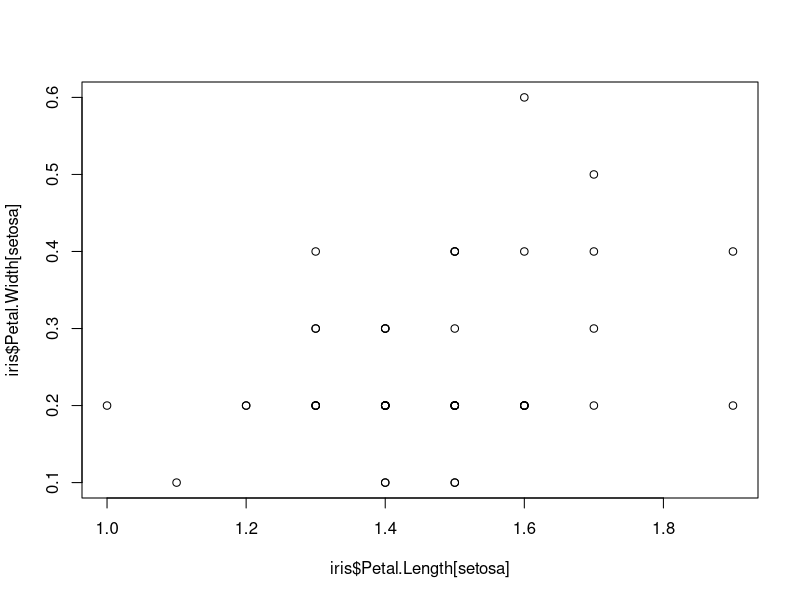
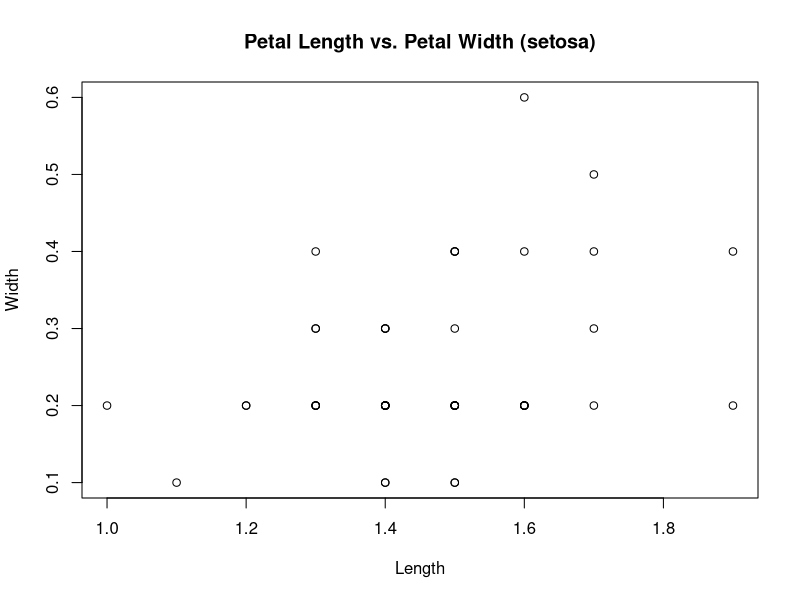
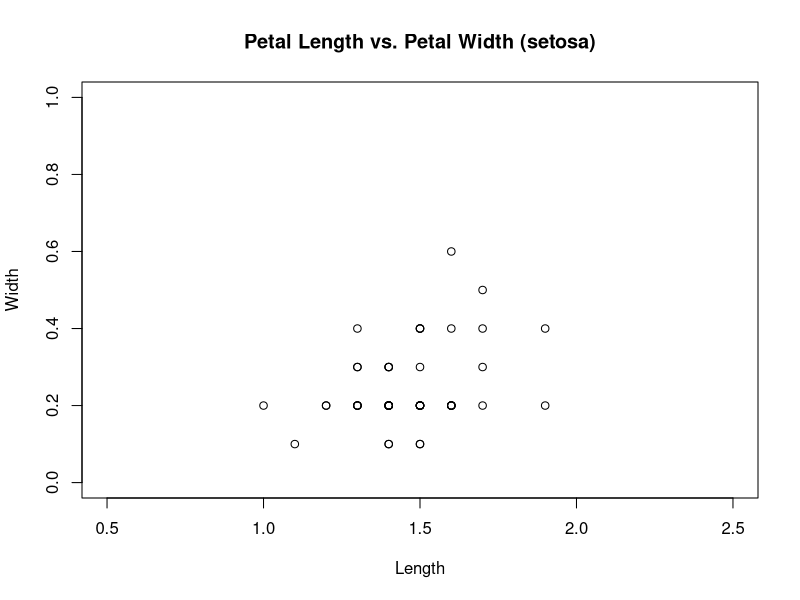
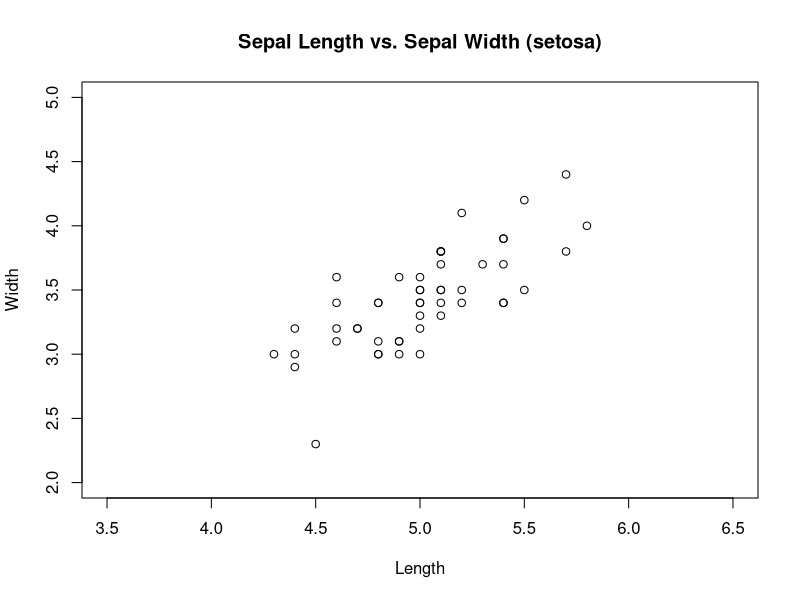
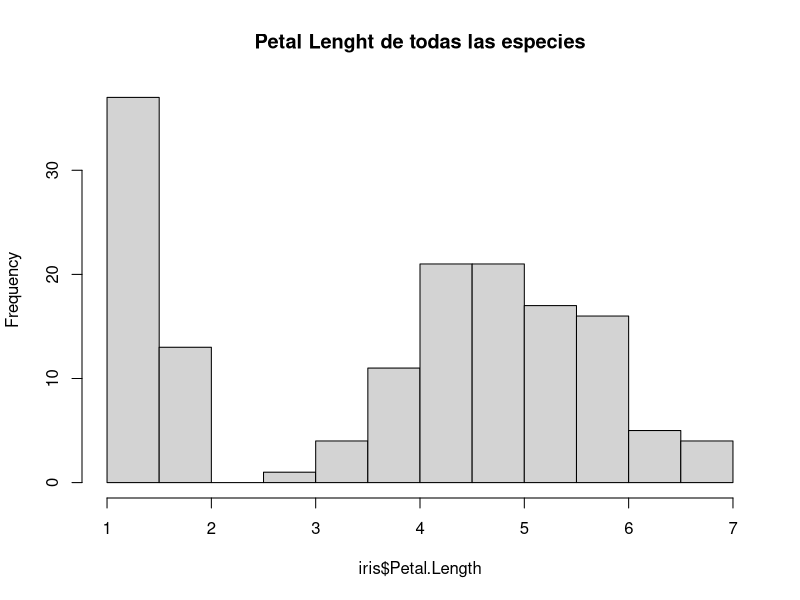
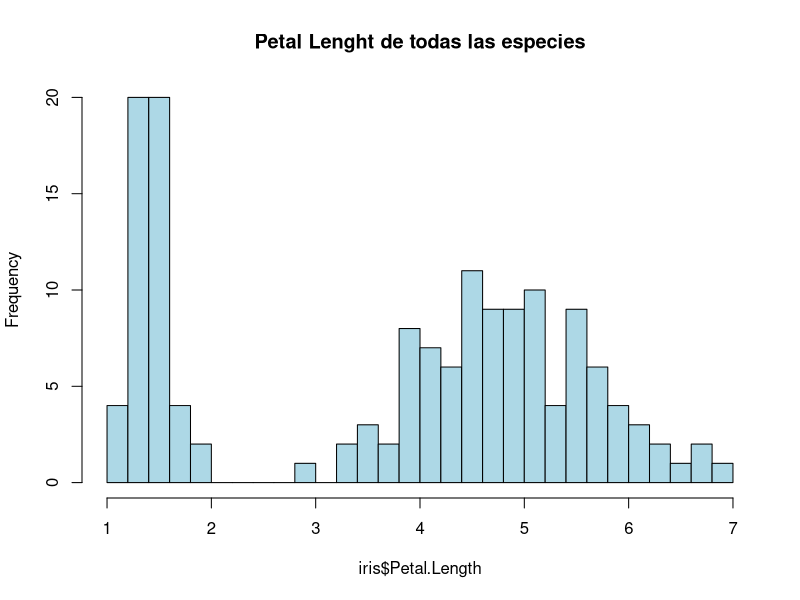
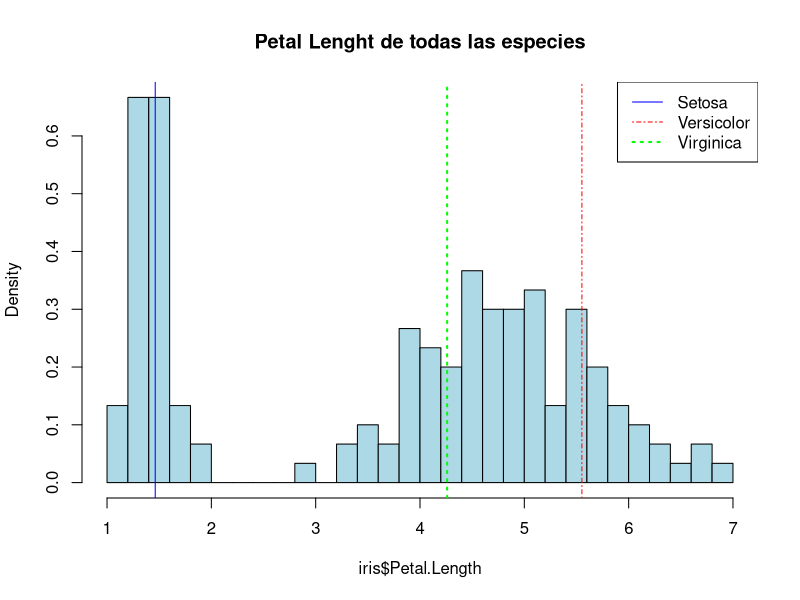
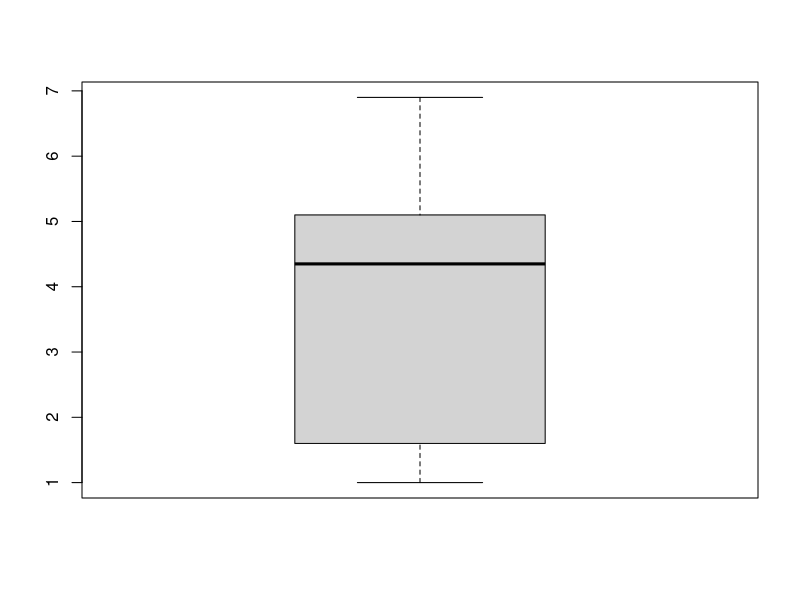

The R script that drew these images, in order:
#-----------------------------------------
#Día 2 - Elementos básicos de Estadística.
#-----------------------------------------

#-----------------------
#ESTADISTICA DESCRIPTIVA
#-----------------------
#Utilizando el dataset iris:
#   Calcular máximo, mínimo, media, mediana, varianza y desviación estándar de Petal.Length para cada especie.
#   ¿Cuál tiene mayor media? ¿Y mayor varianza?
#   Ayuda: ?max, ?min, ?mean, ?median, ?var, ?sd, ?summary

#El dataset iris viene precargado en R. Podemos analizar la estructura del dataset
class(iris) #Qué tipo de estructura de datos es
str(iris)   #Qué tipo de datos contiene
colnames(iris) #Los nombres de las columnas
nrow(iris) #Cuántas filas tiene
head(iris) #Imprimir las primeras filas
tail(iris) #Imprimir las últimas filas
table(iris$Species) #Qué especies tiene especies

#Para acceder a la columna Petal.Length podemos hacerlo de varias formas
head(iris$Petal.Length)      #Las tres formas son equivalentes
head(iris[, 3])              #Las tres formas son equivalentes
head(iris[, "Petal.Length"]) #Las tres formas son equivalentes
class(iris$Petal.Length)     #El tipo de dato ya no es más data.frame sino vector numérico
str(iris)                    #Qué tipo de datos contiene

#Máximo y mínimo de Petal.Length
max(iris$Petal.Length)
min(iris$Petal.Length)

?mean #Ayuda para mean
vec_prueba <- c(seq(1:9), NA, NA, NA) #Generamos un vector de prueba para demostrar como trabajar con NA
mean(vec_prueba)
mean(vec_prueba, na.rm = TRUE)

#media, mediana, varianza y desviación estándar de Petal.Length
mean(iris$Petal.Length)
median(iris$Petal.Length)
var(iris$Petal.Length)
sd(iris$Petal.Length)
summary(iris$Petal.Length)

#Máximo, mínimo, media, mediana, varianza y desviación estándar de Petal.Length para cada especie
#Tenemos que subsetear! Primero generamos un vector con todos los elementos de cada especie. 
#A mano sabiendo que las filas 1:50 corresponden a setosa, 51:100 a versicolor y 101:150 a virginica
iris 
setosa     <- 1:50
versicolor <- 51:100
virginica  <- 101:150
setosa
versicolor
iris[setosa, ]

#Generando un índice de true y false de 150 posiciones donde hay true en la especie que queremos
setosa <- versicolor <- virginica <- rep(FALSE, 150)
setosa[1:50]       <- TRUE
versicolor[51:100] <- TRUE
virginica[101:150] <- TRUE
setosa
versicolor
iris[setosa, ]

#Aprovechando las operaciones vectorizadas
setosa     <- iris$Species == "setosa" #Compara cada elemento de la columna Species con la palabra "setosa" 
                                       #y devuele TRUE o FALSE para cada elemento como vector.
versicolor <- iris$Species == "versicolor"
virginica  <- iris$Species == "virginica"
setosa
versicolor
iris[setosa, ]

#El último método nos permite trabajar con datos mezclados en lugar de datos ordenados y sin que tengamos que 
#ver manualmente que filas ocupan los datos que queremos usar.
#Estudiamos setosa
max(iris$Petal.Length[setosa])
min(iris$Petal.Length[setosa])
mean(iris$Petal.Length[setosa])
median(iris$Petal.Length[setosa])
var(iris$Petal.Length[setosa])
sd(iris$Petal.Length[setosa])

#Comparamos las tres y todas juntas de nuevo
summary(iris$Petal.Length[setosa])
summary(iris$Petal.Length[versicolor])
summary(iris$Petal.Length[virginica])
summary(iris$Petal.Length)

#--------
#GRAFICOS
#--------
#Graficar Petal.Length vs. Petal.Width para “setosa”. ¿Hay correlación entre ambas? 
#¿y para Sepal.Length vs. Sepal.Width? Ayuda: ?plot
#El método básico para graficar en R se llama plot. Permite realizar muchos tipos de gráficos distintos.
?plot #Vemos como se construye un plot

#Scatter plot - gráfico base con x vs y
length(iris$Petal.Length[setosa]) #Misma cantidad de x que de y
length(iris$Petal.Width[setosa])

#Gráfico básico
plot(iris$Petal.Length[setosa], iris$Petal.Width[setosa])

#Agregamos etiquetas
plot(iris$Petal.Length[setosa], iris$Petal.Width[setosa], main="Petal Length vs. Petal Width (setosa)", xlab="Length", ylab="Width")

#Cambiamos los límites 
plot(iris$Petal.Length[setosa], iris$Petal.Width[setosa], main="Petal Length vs. Petal Width (setosa)", xlab="Length", ylab="Width", xlim=c(0.5, 2.5), ylim=c(0, 1))

#¿Hay correlación?
?cor
cor(iris$Petal.Length[setosa], iris$Petal.Width[setosa])

#¿y para Sepal.Length vs. Sepal.Width?
plot(iris$Sepal.Length[setosa], iris$Sepal.Width[setosa], main="Sepal Length vs. Sepal Width (setosa)", xlab="Length", ylab="Width", xlim=c(3.5, 6.5), ylim=c(2, 5))
cor(iris$Sepal.Length[setosa], iris$Sepal.Width[setosa])

#Histogramas
#Realizar un histograma de Petal.Length para todas las especies juntas y marcar la media de cada especie en 
#el gráfico. Modificar la cantidad de breaks del histograma para mejorar la visualización. 
#¿Se puede discriminar cada especie en el histograma? Ayuda: ?hist, ?abline
?hist
hist(iris$Petal.Length, main="Petal Lenght de todas las especies") #Histograma básico
#Cambiamos la cantidad de divisiones que tiene el histograma y lo pintamos
hist(iris$Petal.Length, main="Petal Lenght de todas las especies", breaks=30, col="lightblue")
#Mostramos un histograma de frequencias en lugar de cuentas
hist(iris$Petal.Length, main="Petal Lenght de todas las especies", breaks=30, col="lightblue", freq = FALSE)

#Rectas
?abline
#Armamos un vector con las medias para cada especie
m <- c(mean(iris$Petal.Length[setosa]), mean(iris$Petal.Length[virginica]), mean(iris$Petal.Length[versicolor]))
m
abline(v=m, col=c("blue", "red", "green"), lty=c(1,4,3), lwd=c(1, 1, 2)) #Imprimimos las rectas verticales
                                                                         #con distintas formas y tamaños

#Agregamos la leyenda
?legend
legend("topright", c("Setosa", "Versicolor", "Virginica"), #La ubicación puede ser una palabra o un par (x,y)
       col=c("blue", "red", "green"), lty=c(1,4,3), lwd=c(1, 1, 2))
       
#Boxplot
#Realizar un boxplot de Petal.Length y Sepal.Width para todas las especies. 
#¿Varía la longitud de los pétalos entre especies? ¿Y del ancho de los sépalos? Ayuda: ?boxplot
?boxplot
boxplot(iris$Petal.Length)
#A mano
boxplot(iris$Petal.Length[setosa], iris$Petal.Length[virginica], iris$Petal.Length[versicolor], col=c("red", "green", "blue"))
#Usando distintas "fórmula"
boxplot(iris$Petal.Length ~ iris$Species, main = "Petal Length")
boxplot(Petal.Length ~ Species, data = iris, main = "Petal Length")
boxplot(iris$Sepal.Width ~ iris$Species, main = "Sepal Width")

#--------------
#Distribuciones
#--------------

#Utilizando el generador de números aleatorios:
#Obtener 1000 números reales con distribución uniforme entre 0 y 10 y graficar un histograma. Ayuda: ?runif
?runif
unif <- runif(1000, min=0, max=10)
hist(unif)

#Obtener 10000 números reales con distribución uniforme entre 0 y 10 y graficar un histograma. Ayuda: ?runif
unif <- runif(10000, min=0, max=10)
hist(unif)

#Obtener 100000 números reales con distribución uniforme entre 0 y 10 y graficar un histograma. Ayuda: ?runif
unif <- runif(100000, min=0, max=10)
hist(unif)

#¿Qué pasa al aumentar la muestra?

#Tirar una moneda 10 y 1000 veces y graficar el resultado en un histograma. ¿Qué pasa al aumentar la muestra?
#Ayuda: ?sample
moneda <- sample(c("cara", "ceca"),10,replace=T)
barplot(table(moneda))
table(moneda)

moneda <- sample(c("cara", "ceca"),1000,replace=T)
barplot(table(moneda))
table(moneda)

#Tirar un dado de 6 caras
dado <- sample(1:6, 1000, replace=T)
hist(dado, breaks = 0:6)
table(dado)

#Obtener un grupo de 1000 números con distribución normal con media 3 y desviación estándar 2.
#Calcular la media y la desviación estándar del grupo. ¿Son exactamente las esperadas? 
#¿Por qué? Realizar un histograma. Ayuda: ?rnorm
?rnorm
norm <- rnorm(1000, mean = 3, sd = 2)
mean(norm)
sd(norm)
hist(norm)

#Estandarizar los números anteriores y realizar un histograma. 
#¿Cuánto valen la media y la desviación estándar ahora? Ayuda: z = ( x-mean(x) ) / sd(x)
z = ( norm-mean(norm) ) / sd(norm) #Notar que las operaciones de + - * / pueden aplicar un escalar
                                   #a cada uno de los elementos de un vector
mean(z)
sd(z)
hist(z)

#¿Qué tipo de distribución parece ser? Utilizar el test de Shapiro-Wilk para decidir si la distribución es 
#normal o no. Ayuda: ?shapiro.test()
shapiro.test(z)

#Graficar la densidad estimada para Sepal.length de setosa y superponerle su histograma (con freq = FALSE).
#¿Qué tipo de distribución parece ser? ¿Cómo podés "verificarlo"? Ayuda: ?density
d <- density(iris$Sepal.Length[setosa])
plot(d)
hist(iris$Sepal.Length[setosa], add = TRUE, freq = FALSE)
shapiro.test(iris$Sepal.Length[setosa])
